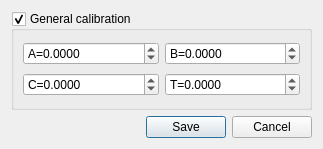
<?xml version="1.0" encoding="UTF-8"?>
<ui version="4.0">
 <class>GeneralCalibration</class>
 <widget class="QDialog" name="GeneralCalibration">
  <property name="geometry">
   <rect>
    <x>0</x>
    <y>0</y>
    <width>323</width>
    <height>149</height>
   </rect>
  </property>
  <property name="windowTitle">
   <string>Dialog</string>
  </property>
  <layout class="QVBoxLayout" name="verticalLayout">
   <item>
    <widget class="QGroupBox" name="coefficients">
     <property name="enabled">
      <bool>true</bool>
     </property>
     <property name="title">
      <string>General calibration</string>
     </property>
     <property name="checkable">
      <bool>true</bool>
     </property>
     <layout class="QGridLayout" name="gridLayout_2">
      <item row="0" column="0">
       <widget class="QDoubleSpinBox" name="A">
        <property name="toolTip">
         <string>coefficient A</string>
        </property>
        <property name="whatsThis">
         <string>coefficient A</string>
        </property>
        <property name="prefix">
         <string>A=</string>
        </property>
        <property name="decimals">
         <number>4</number>
        </property>
        <property name="minimum">
         <double>-99.000000000000000</double>
        </property>
        <property name="value">
         <double>0.000000000000000</double>
        </property>
       </widget>
      </item>
      <item row="0" column="1">
       <widget class="QDoubleSpinBox" name="B">
        <property name="toolTip">
         <string>coefficient B</string>
        </property>
        <property name="whatsThis">
         <string>coefficient B</string>
        </property>
        <property name="prefix">
         <string>B=</string>
        </property>
        <property name="decimals">
         <number>4</number>
        </property>
        <property name="minimum">
         <double>-99.000000000000000</double>
        </property>
       </widget>
      </item>
      <item row="1" column="0">
       <widget class="QDoubleSpinBox" name="C">
        <property name="toolTip">
         <string>coefficient C</string>
        </property>
        <property name="prefix">
         <string>C=</string>
        </property>
        <property name="decimals">
         <number>4</number>
        </property>
        <property name="minimum">
         <double>-99.000000000000000</double>
        </property>
       </widget>
      </item>
      <item row="1" column="1">
       <widget class="QDoubleSpinBox" name="T">
        <property name="toolTip">
         <string>coefficient T</string>
        </property>
        <property name="whatsThis">
         <string>coefficient T</string>
        </property>
        <property name="prefix">
         <string>T=</string>
        </property>
        <property name="decimals">
         <number>4</number>
        </property>
        <property name="minimum">
         <double>-99.000000000000000</double>
        </property>
       </widget>
      </item>
     </layout>
    </widget>
   </item>
   <item>
    <widget class="QDialogButtonBox" name="buttonBox">
     <property name="orientation">
      <enum>Qt::Horizontal</enum>
     </property>
     <property name="standardButtons">
      <set>QDialogButtonBox::Cancel|QDialogButtonBox::Save</set>
     </property>
    </widget>
   </item>
  </layout>
 </widget>
 <resources/>
 <connections>
  <connection>
   <sender>buttonBox</sender>
   <signal>accepted()</signal>
   <receiver>GeneralCalibration</receiver>
   <slot>accept()</slot>
   <hints>
    <hint type="sourcelabel">
     <x>248</x>
     <y>254</y>
    </hint>
    <hint type="destinationlabel">
     <x>157</x>
     <y>274</y>
    </hint>
   </hints>
  </connection>
  <connection>
   <sender>buttonBox</sender>
   <signal>rejected()</signal>
   <receiver>GeneralCalibration</receiver>
   <slot>reject()</slot>
   <hints>
    <hint type="sourcelabel">
     <x>316</x>
     <y>260</y>
    </hint>
    <hint type="destinationlabel">
     <x>286</x>
     <y>274</y>
    </hint>
   </hints>
  </connection>
 </connections>
</ui>
